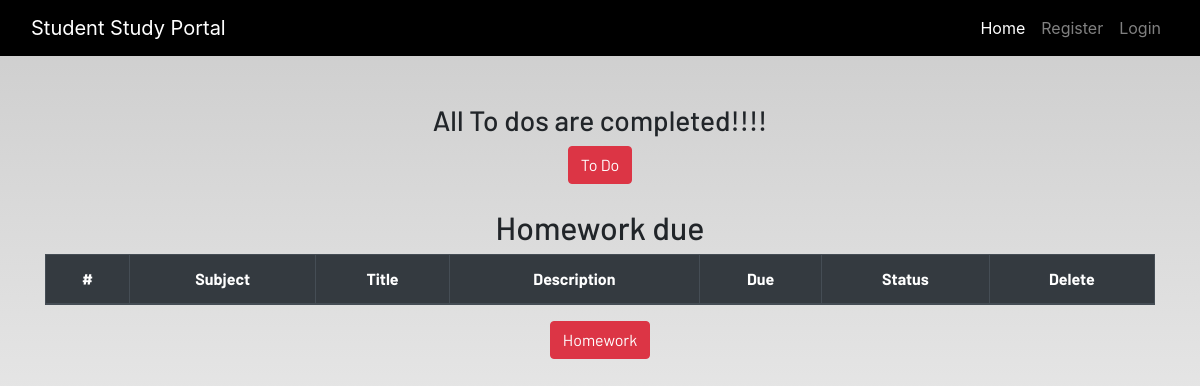
The page /profile/ (signed in) on the database as committed earlier.
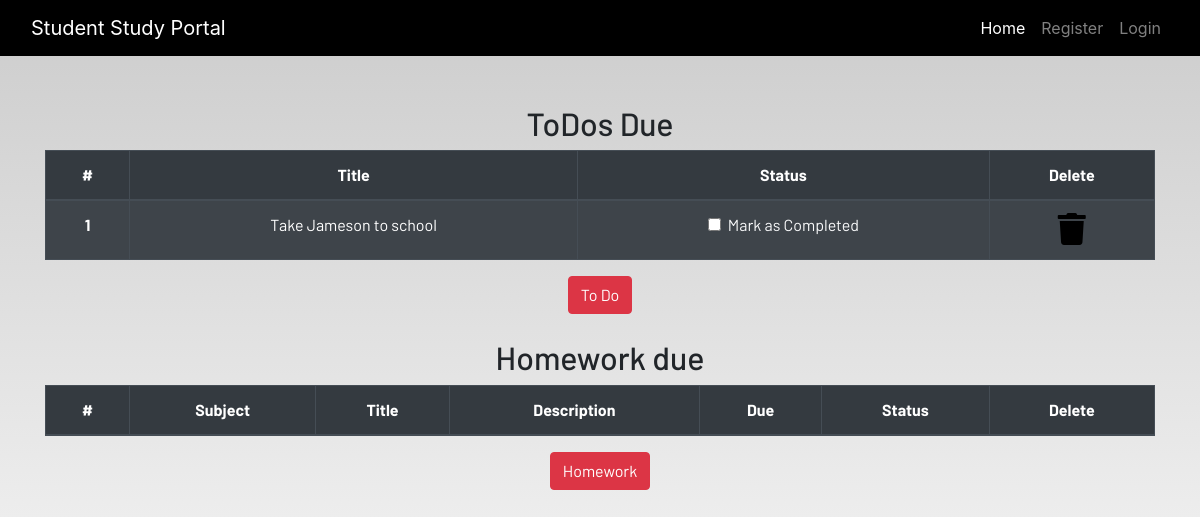
The same page on the database as committed later.
### dashboard/models.py (models this page shows, shortened)
class Todo(models.Model):
    user = models.ForeignKey(User, on_delete=models.CASCADE)
    title = models.CharField(max_length=100)
    is_finished = models.BooleanField(default=False)
    class Meta:
        verbose_name = "todo"
        verbose_name_plural = "todo"

### dashboard/views.py (the view)
# urls.py: path('profile/', dash_views.profile,name="profile")
@login_required
def profile(request):
        homeworks = Homework.objects.filter(is_finished=False, user=request.user)
        todos = Todo.objects.filter(is_finished=False, user=request.user)
        if len(homeworks) == 0:
                homework_done = True
        else:
                homework_done = False
        if len(todos) == 0:
                todo_done = True
        else:
                todo_done = False
        context = {'homework': homeworks, 'todos': todos, 'homework_done': homework_done, 'todos_done':todo_done}
        return render(request,"dashboard/profile.html",context)

### dashboard/templates/dashboard/profile.html (shortened to what this page needs)
{% extends 'dashboard/base.html' %}
{% load static %}
{% load crispy_forms_tags%}
{% block content %}
<section class="text-center">
    <div class="container">
    {% if not todos_done %}
        <h2>ToDos Due</h2>
        <table class="table table-striped table-bordered table-hover table-dark">
            <thead>
                <tr>
                    <th scope="col">#</th>
                    <th scope="col">Title</th>
                    <th scope="col">Status</th>
                    <th scope="col">Delete</th>
                </tr>
            </thead>
            <tbody>
                {% for todo in todos %}
                <tr>
                    <th scope="row">{{forloop.counter}}</th>
                    <td>{{todo.title}}</td>
                    <td>
                        <a href="{% url 'update-todo' todo.id %}">
                            <div class="form-check">
                                {% if todo.is_finished == True %}
                                <input class="form-check-input" type="checkbox" value="" checked>
                                {% else %}
                                <input class="form-check-input" type="checkbox" value="">
                                {% endif %}
                                <label class="form-check-label text-light" for="flexCheckDefault">
                                    Mark as Completed
                                </label>
                            </div>
                        </a>
                    </td>
                    <td><a href="{% url 'delete-todo' todo.id %}"><i class="fa fa-trash fa-2x"></i></a></td>
                </tr>
                {% endfor %}
            </tbody>
        </table>
    {% else %}
        <h3>All To dos are completed!!!!</h3>
    {% endif %}
        <a href="{% url 'todo' %}" class="btn btn-danger">To Do</a>
        <br><br>
        {% if not homeworks_done %}
        <h2>Homework due</h2>
        <table class="table table-striped table-bordered table-hover table-dark">
            <thead>
                <tr>
                    <th scope="col">#</th>
                    <th scope="col">Subject</th>
                    <th scope="col">Title</th>
                    <th scope="col">Description</th>
                    <th scope="col">Due</th>
                    <th scope="col">Status</th>
                    <th scope="col">Delete</th>
                </tr>
            </thead>
        </table>
        {% else %}
        <h3>All To homeworks are completed!!!!</h3>
        {% endif %}
        <a href="{% url 'homework' %}" class="btn btn-danger">Homework</a>
    </div>
</section>
{% endblock content %}

Rows that differ between the two databases and show on the page:
added Todo: title "Take Jameson to school"
Other text that changed with them:
text no longer shown: "All To dos are completed!!!!"
text now shown: "ToDos Due # Title Status Delete"
